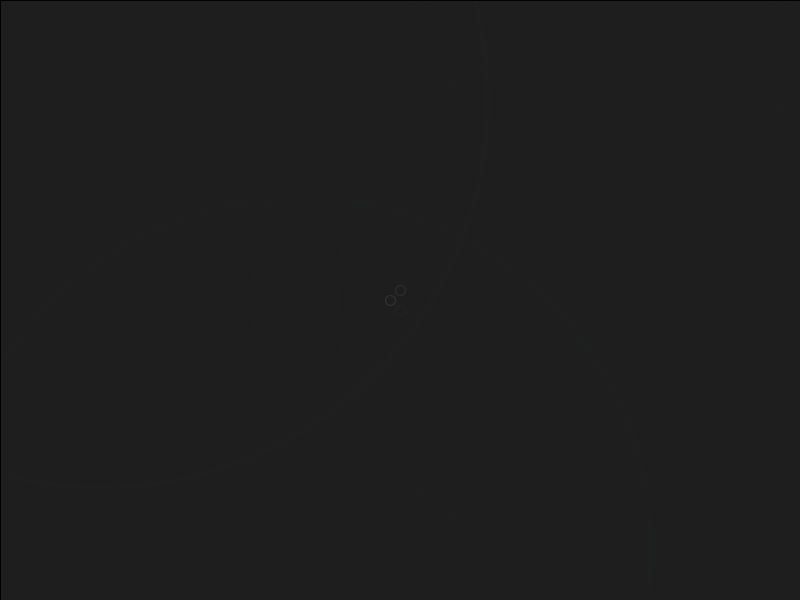
Frame 1 (no input)
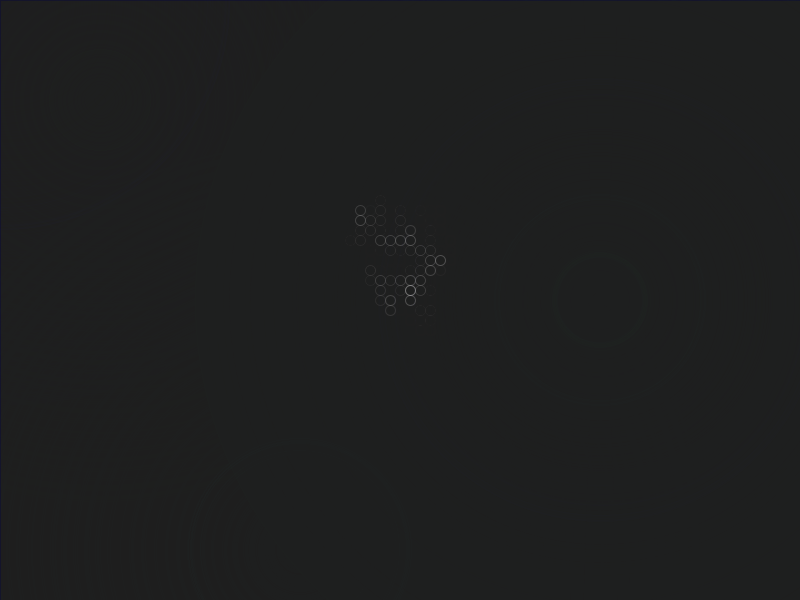
Frame 60 (the mouse pressed at the canvas centre just before this capture)
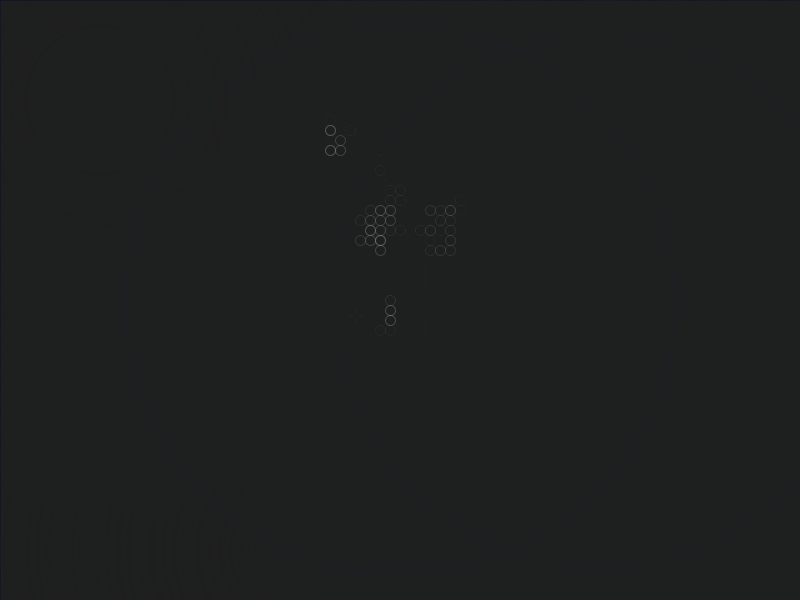
Frame 120 (the mouse held since frame 60 and released just before this capture)

The Processing sketch that drew these frames (run headless with seeded random() and noise(); from frame 60 on, the mouse is pressed at the canvas centre):

// Processing sketch: processing_141577
// ── processing_141577.pde

Bubbles[] b = new Bubbles[5]; //array of bubbles

//group 1 of ripples, center right
Ripple waterRip1;

//group 2 of ripples, top left
Ripple waterRip2;

//group 3 ripples, at bottom
Ripple waterRip3;

//group 4 ripples, position controlled by mouse
Ripple waterRip4;


void setup() {
  background(30);
  size(800, 600); //canvas size
  frameRate(10);
  smooth();

  for (int i = 0; i < b.length; i++) {
    b[i] = new Bubbles();
  }

  //represents color of ripple as well as position and speed
  //of group 1, ripples on center right
  waterRip1 = new Ripple(color(#21B766, 45), 10, 25, 10);

  //represents color of ripple as well as position and speed
  //of group 2, ripples on top left
  waterRip2 = new Ripple(color(#21B72A, 35), 10, 25, 1);

  //represents color of ripple as well as position and speed
  //of group 3, ripples at bottom
  waterRip3 = new Ripple(color(#2195B7, 40), 10, 25, 5);

  //represents color of ripple as well as position and speed
  //of group 4
  waterRip4 = new Ripple(color(#2303FF, 50), 10, 25, 1);
}

void draw() {
fill(30,20);
rect(0,0,width,height);
  for (int i = 0; i < b.length; i++) {
    b[i].walk();
    b[i].display();
  }


  //group 1
  waterRip1.mov();
  waterRip1.display();

  //group 2
  waterRip2.mov();
  waterRip2.display2();

  //group 3
  waterRip3.mov();
  waterRip3.display3();

  //group 4
  waterRip4.mov();
  waterRip4.display4();
}

class Bubbles {

  float x;
  float y;
  int s;

  Bubbles() {
    x=width/2;
    y=height/2;
    s=10;
  }

  void display() {
    stroke(255, random(0,50));
    noFill();
    ellipse(x, y, s, s);
  }

  void walk() {
    int opt = int(random(4));
    if (opt == 0) {
      x=x+s;
    }
    else if (opt == 1) {
      x=x-s;
    }
    else if (opt == 2) {
      y=y+s;
    }
    else {
      y=y-s;
    }

    x=constrain(x, 0, width);
    y=constrain(y, 0, height);
  }
}

class Ripple {
  color c; //color
  float xpos; //position on the x   
  float ypos; //position on the y   
  float speed; //speed


    Ripple(color wC, float rxpos, float rypos, float rspeed) {
    c = wC;
    xpos = rxpos;
    ypos = rypos;
    speed = rspeed;
  }

  float circ = 5; // controls number of ripples(rings)
  float sc = random(width); //scale of ellipse
  float r = random(1, 5); //controls number of ripples (rings)

  //group 1 ripples on right
  //controls position and repetition of ripples
  void display() {
    for (int i = 0; i<circ; i++) {
      stroke(c, random(0, 20));
      noFill();
      ellipse(600, 300, sc, sc); //position and scale of ellipse

      //controls movement
      sc=sc+r;

      //keeps ripples on a loop
      if (sc>width+10) {
        sc = -100; //controls fading of circles
      }
    }
  }
  //group 2 ripples on top left
  //controls position and repetition of ripples
  void display2() {
    for (int i = 0; i<circ; i++) {
      stroke(c,random(0,20));
      noFill();
      ellipse(100, 100, sc, sc); //position and scale of ellipse

      //controls movement
      sc=sc+r;

      //keeps ripples on a loop
      if (sc>width+10) {
        sc = -100; //controls fading of circles
      }
    }
  }

  //group 3 ripples at bottom
  //controls position and repetition of ripples
  void display3() {
    for (int i = 0; i<circ; i++) {
      stroke(c, random(0,20));
      noFill();
      ellipse(300, 550, sc, sc); //position and scale of ellipse

      //controls movement
      sc=sc+r;

      //keeps ripples on a loop
      if (sc>width+10) {
        sc = -100; //controls fading of circles
      }
    }
  }

  //group 4 controlled by mouse
  //controls position and repetition of ripples
  void display4() {
    for (int i = 0; i<circ; i++) {
      stroke(c, random(0,20));
      noFill();
      //position and scale of ellipse controled by mouse
      ellipse(mouseX, mouseY, sc, sc); 

      //controls movement 
      sc=sc+r;

      // keeps ripples on a loop
      if (sc>width+10) {
        sc = -100; //controls fading of circles
      }
    }
  }
  void mov() {
    display();
    xpos = xpos + 10;
  }
}
